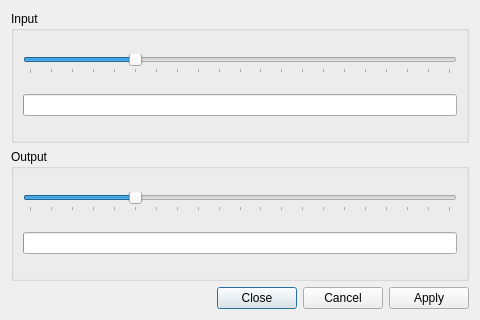
<?xml version="1.0" encoding="UTF-8"?>
<ui version="4.0">
 <class>GkVuAdjust</class>
 <widget class="QDialog" name="GkVuAdjust">
  <property name="geometry">
   <rect>
    <x>0</x>
    <y>0</y>
    <width>480</width>
    <height>320</height>
   </rect>
  </property>
  <property name="windowTitle">
   <string>Dialog</string>
  </property>
  <layout class="QVBoxLayout" name="verticalLayout">
   <item>
    <widget class="QScrollArea" name="scrollArea_vu_adjust">
     <property name="frameShape">
      <enum>QFrame::NoFrame</enum>
     </property>
     <property name="frameShadow">
      <enum>QFrame::Plain</enum>
     </property>
     <property name="horizontalScrollBarPolicy">
      <enum>Qt::ScrollBarAlwaysOff</enum>
     </property>
     <property name="widgetResizable">
      <bool>true</bool>
     </property>
     <widget class="QWidget" name="scrollAreaWidgetContents">
      <property name="geometry">
       <rect>
        <x>0</x>
        <y>0</y>
        <width>458</width>
        <height>263</height>
       </rect>
      </property>
      <layout class="QVBoxLayout" name="verticalLayout_2">
       <property name="leftMargin">
        <number>0</number>
       </property>
       <property name="topMargin">
        <number>0</number>
       </property>
       <property name="rightMargin">
        <number>0</number>
       </property>
       <property name="bottomMargin">
        <number>0</number>
       </property>
       <item>
        <widget class="QGroupBox" name="groupBox_vu_adjust_input">
         <property name="title">
          <string>Input</string>
         </property>
         <layout class="QVBoxLayout" name="verticalLayout_3">
          <item>
           <widget class="QSlider" name="horizontalSlider_vu_adjust_input">
            <property name="maximum">
             <number>100</number>
            </property>
            <property name="pageStep">
             <number>5</number>
            </property>
            <property name="value">
             <number>25</number>
            </property>
            <property name="orientation">
             <enum>Qt::Horizontal</enum>
            </property>
            <property name="tickPosition">
             <enum>QSlider::TicksBelow</enum>
            </property>
            <property name="tickInterval">
             <number>5</number>
            </property>
           </widget>
          </item>
          <item>
           <widget class="QProgressBar" name="progressBar_vu_input_level">
            <property name="value">
             <number>0</number>
            </property>
            <property name="textVisible">
             <bool>false</bool>
            </property>
           </widget>
          </item>
         </layout>
        </widget>
       </item>
       <item>
        <widget class="QGroupBox" name="groupBox_vu_adjust_output">
         <property name="title">
          <string>Output</string>
         </property>
         <layout class="QVBoxLayout" name="verticalLayout_4">
          <item>
           <widget class="QSlider" name="horizontalSlider_vu_adjust_output">
            <property name="maximum">
             <number>100</number>
            </property>
            <property name="pageStep">
             <number>5</number>
            </property>
            <property name="value">
             <number>25</number>
            </property>
            <property name="orientation">
             <enum>Qt::Horizontal</enum>
            </property>
            <property name="tickPosition">
             <enum>QSlider::TicksBelow</enum>
            </property>
            <property name="tickInterval">
             <number>5</number>
            </property>
           </widget>
          </item>
          <item>
           <widget class="QProgressBar" name="progressBar_vu_output_level">
            <property name="value">
             <number>0</number>
            </property>
            <property name="textVisible">
             <bool>false</bool>
            </property>
           </widget>
          </item>
         </layout>
        </widget>
       </item>
      </layout>
     </widget>
    </widget>
   </item>
   <item>
    <widget class="QDialogButtonBox" name="buttonBox">
     <property name="orientation">
      <enum>Qt::Horizontal</enum>
     </property>
     <property name="standardButtons">
      <set>QDialogButtonBox::Apply|QDialogButtonBox::Cancel|QDialogButtonBox::Close</set>
     </property>
    </widget>
   </item>
  </layout>
 </widget>
 <resources/>
 <connections>
  <connection>
   <sender>buttonBox</sender>
   <signal>accepted()</signal>
   <receiver>GkVuAdjust</receiver>
   <slot>accept()</slot>
   <hints>
    <hint type="sourcelabel">
     <x>248</x>
     <y>254</y>
    </hint>
    <hint type="destinationlabel">
     <x>157</x>
     <y>274</y>
    </hint>
   </hints>
  </connection>
  <connection>
   <sender>buttonBox</sender>
   <signal>rejected()</signal>
   <receiver>GkVuAdjust</receiver>
   <slot>reject()</slot>
   <hints>
    <hint type="sourcelabel">
     <x>316</x>
     <y>260</y>
    </hint>
    <hint type="destinationlabel">
     <x>286</x>
     <y>274</y>
    </hint>
   </hints>
  </connection>
 </connections>
</ui>
